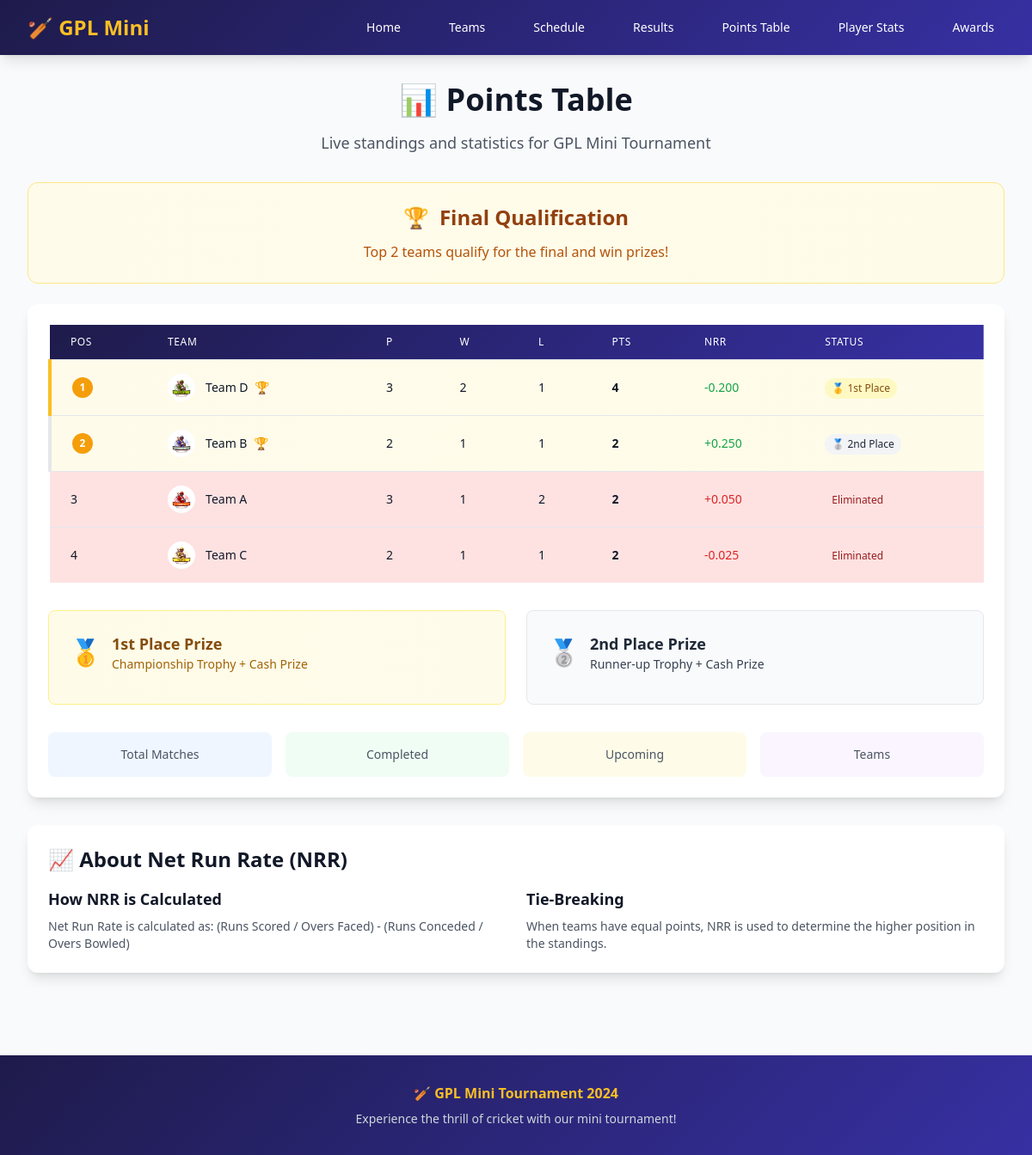
Page /matches/points-table/ on the earlier database version.
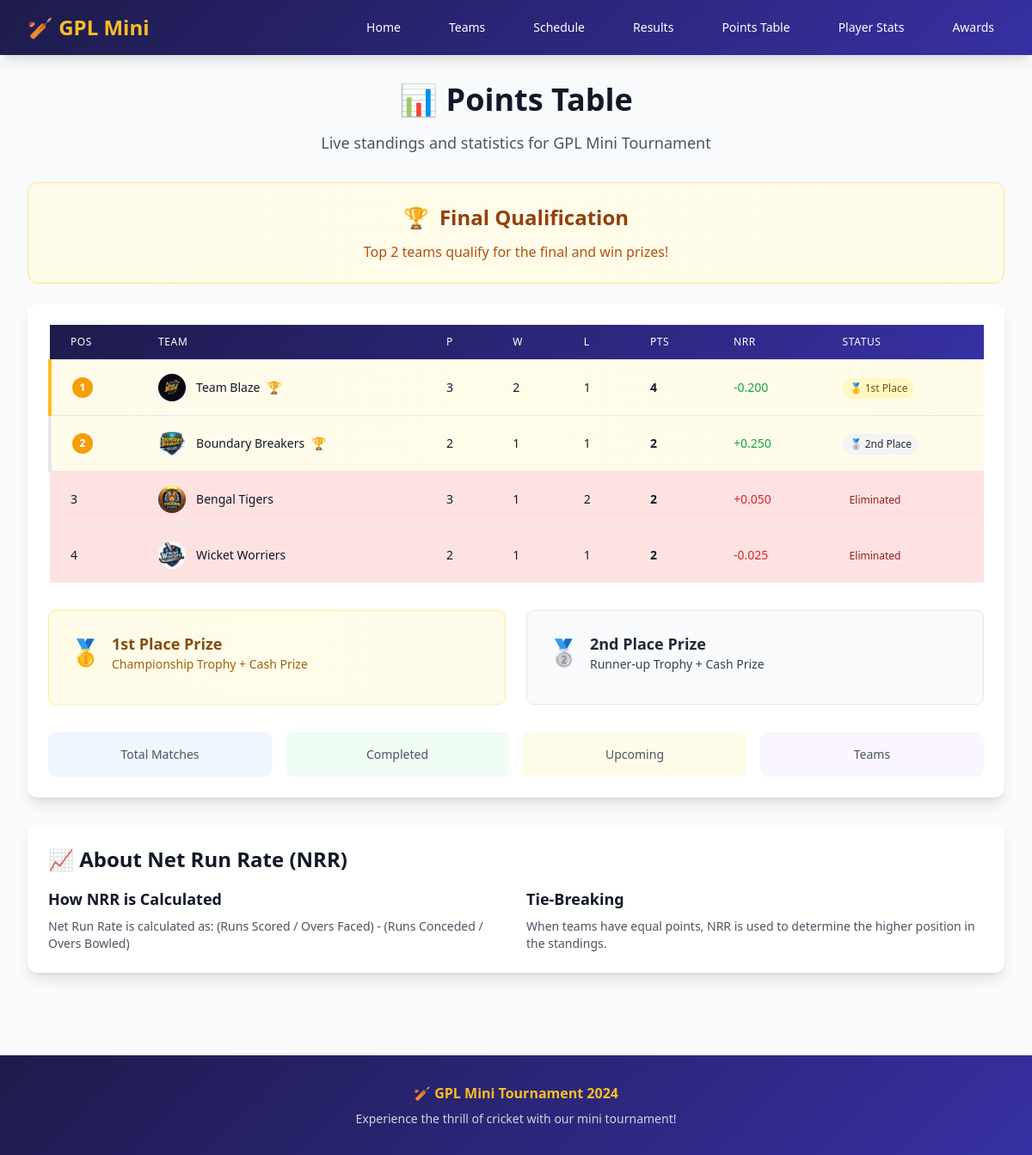
Same page on the later database version.
### matches/models.py (models this page shows, shortened)
class PointsTableEntry(models.Model):
    team = models.OneToOneField(Team, on_delete=models.CASCADE)
    matches_played = models.PositiveIntegerField(default=0)
    wins = models.PositiveIntegerField(default=0)
    losses = models.PositiveIntegerField(default=0)
    points = models.PositiveIntegerField(default=0)
    runs_for = models.PositiveIntegerField(default=0)
    runs_against = models.PositiveIntegerField(default=0)
    overs_for = models.FloatField(default=0.0)
    overs_against = models.FloatField(default=0.0)
    nrr = models.FloatField(default=0.0)

### teams/models.py (models this page shows, shortened)
class Team(models.Model):
    name = models.CharField(max_length=100)
    logo = models.ImageField(upload_to='team_logos/')
    color_theme = models.CharField(max_length=20)

### matches/views.py (the view)
# urls.py: path('points-table/', views.points_table, name='points_table'),
def points_table(request):
    points_table = PointsTableEntry.objects.all().order_by('-points', '-nrr')
    return render(request, 'matches/points_table.html', {'points_table': points_table})

### templates/matches/points_table.html (shortened to what the changed rows need)
{% extends 'base.html' %}
{% block content %}
<div class="text-center mb-6 sm:mb-8">
    <h1 class="text-3xl sm:text-4xl font-bold text-gray-900 mb-3 sm:mb-4">📊 Points Table</h1>
</div>
<div class="mb-6 bg-gradient-to-r from-amber-50 to-yellow-50 border border-amber-200 rounded-xl p-4 sm:p-6">
    <div class="flex items-center justify-center mb-3">
        <h2 class="text-xl sm:text-2xl font-bold text-amber-800">Final Qualification</h2>
    </div>
</div>
<div class="bg-white rounded-xl shadow-lg overflow-hidden">
    <div class="p-4 sm:p-6">
        {% if points_table %}
            <div class="overflow-x-auto">
                <table class="min-w-full divide-y divide-gray-200">
                    <thead class="gpl-gradient">
                        <tr>
                            <th class="px-2 sm:px-6 py-2 sm:py-3 text-left text-xs font-medium text-white uppercase tracking-wider">Pos</th>
                            <th class="px-2 sm:px-6 py-2 sm:py-3 text-left text-xs font-medium text-white uppercase tracking-wider">Team</th>
                            <th class="px-2 sm:px-6 py-2 sm:py-3 text-left text-xs font-medium text-white uppercase tracking-wider">P</th>
                            <th class="px-2 sm:px-6 py-2 sm:py-3 text-left text-xs font-medium text-white uppercase tracking-wider">W</th>
                            <th class="px-2 sm:px-6 py-2 sm:py-3 text-left text-xs font-medium text-white uppercase tracking-wider">L</th>
                            <th class="px-2 sm:px-6 py-2 sm:py-3 text-left text-xs font-medium text-white uppercase tracking-wider">Pts</th>
                            <th class="px-2 sm:px-6 py-2 sm:py-3 text-left text-xs font-medium text-white uppercase tracking-wider">NRR</th>
                            <th class="px-2 sm:px-6 py-2 sm:py-3 text-left text-xs font-medium text-white uppercase tracking-wider">Status</th>
                        </tr>
                    </thead>
                    <tbody class="bg-white divide-y divide-gray-200">
                        {% for entry in points_table %}
                        <tr class="{% if forloop.counter <= 2 %}bg-gradient-to-r from-amber-50 to-yellow-50 border-l-4 border-amber-400{% elif forloop.counter == 3 %}bg-red-100{% elif forloop.counter == 4 %}bg-red-100{% else %}hover:bg-gray-50{% endif %}">
                            <td class="px-2 sm:px-6 py-3 sm:py-4 whitespace-nowrap text-xs sm:text-sm font-medium text-gray-900">
                                {% if forloop.counter <= 2 %}
                                    <span class="inline-flex items-center justify-center w-6 h-6 bg-amber-500 text-white rounded-full text-xs font-bold">
                                        {{ forloop.counter }}
                                    </span>
                                {% else %}
                                    {{ forloop.counter }}
                                {% endif %}
                            </td>
                            <td class="px-2 sm:px-6 py-3 sm:py-4 whitespace-nowrap">
                                <div class="flex items-center">
                                    {% if entry.team.logo %}
                                        <img src="{{ entry.team.logo.url }}" alt="{{ entry.team.name }}" class="w-6 h-6 sm:w-8 sm:h-8 rounded-full object-cover mr-2 sm:mr-3">
                                    {% else %}
                                        <div class="w-6 h-6 sm:w-8 sm:h-8 bg-gray-200 rounded-full flex items-center justify-center text-xs font-semibold mr-2 sm:mr-3">
                                            {{ entry.team.name|slice:":2"|upper }}
                                        </div>
                                    {% endif %}
                                    <div class="text-xs sm:text-sm font-medium text-gray-900 truncate max-w-20 sm:max-w-none">
                                        {{ entry.team.name }}
                                        {% if forloop.counter <= 2 %}
                                            <span class="ml-1 text-amber-600">🏆</span>
                                        {% endif %}
                                    </div>
                                </div>
                            </td>
                            <td class="px-2 sm:px-6 py-3 sm:py-4 whitespace-nowrap text-xs sm:text-sm text-gray-900">{{ entry.matches_played }}</td>
                            <td class="px-2 sm:px-6 py-3 sm:py-4 whitespace-nowrap text-xs sm:text-sm text-gray-900">{{ entry.wins }}</td>
                            <td class="px-2 sm:px-6 py-3 sm:py-4 whitespace-nowrap text-xs sm:text-sm text-gray-900">{{ entry.losses }}</td>
                            <td class="px-2 sm:px-6 py-3 sm:py-4 whitespace-nowrap text-xs sm:text-sm font-bold text-gray-900">{{ entry.points }}</td>
                            <td class="px-2 sm:px-6 py-3 sm:py-4 whitespace-nowrap text-xs sm:text-sm text-gray-900">
                                <span class="{% if forloop.counter <= 2 %}text-green-600{% else %}text-red-600{% endif %}">
                                    {% if entry.nrr > 0 %}+{% endif %}{{ entry.nrr|floatformat:3 }}
                                </span>
                            </td>
                            <td class="px-2 sm:px-6 py-3 sm:py-4 whitespace-nowrap">
                                {% if forloop.counter == 1 %}
                                    <span class="inline-flex items-center px-2 py-1 rounded-full text-xs font-medium bg-yellow-100 text-yellow-800">
                                        🥇 1st Place
                                    </span>
                                {% elif forloop.counter == 2 %}
                                    <span class="inline-flex items-center px-2 py-1 rounded-full text-xs font-medium bg-gray-100 text-gray-800">
                                        🥈 2nd Place
                                    </span>
                                {% else %}
                                    <span class="inline-flex items-center px-2 py-1 rounded-full text-xs font-medium bg-red-100 text-red-800">
                                        Eliminated
                                    </span>
                                {% endif %}
                            </td>
                        </tr>
                        {% endfor %}
                    </tbody>
                </table>
            </div>
        {% endif %}
    </div>
</div>
<div class="mt-6 sm:mt-8 bg-white rounded-xl shadow-lg p-4 sm:p-6">
    <h2 class="text-xl sm:text-2xl font-bold text-gray-900 mb-3 sm:mb-4">📈 About Net Run Rate (NRR)</h2>
</div>
{% endblock %}

Differences in the rows shown:
changed through a linked row, PointsTableEntry: team.logo: a different picture; team.name "Team D" → "Team Blaze"
changed through a linked row, PointsTableEntry: team.logo: a different picture; team.name "Team B" → "Boundary Breakers"
changed through a linked row, PointsTableEntry: team.logo: a different picture; team.name "Team A" → "Bengal Tigers"
changed through a linked row, PointsTableEntry: team.logo: a different picture; team.name "Team C" → "Wicket Worriers"
